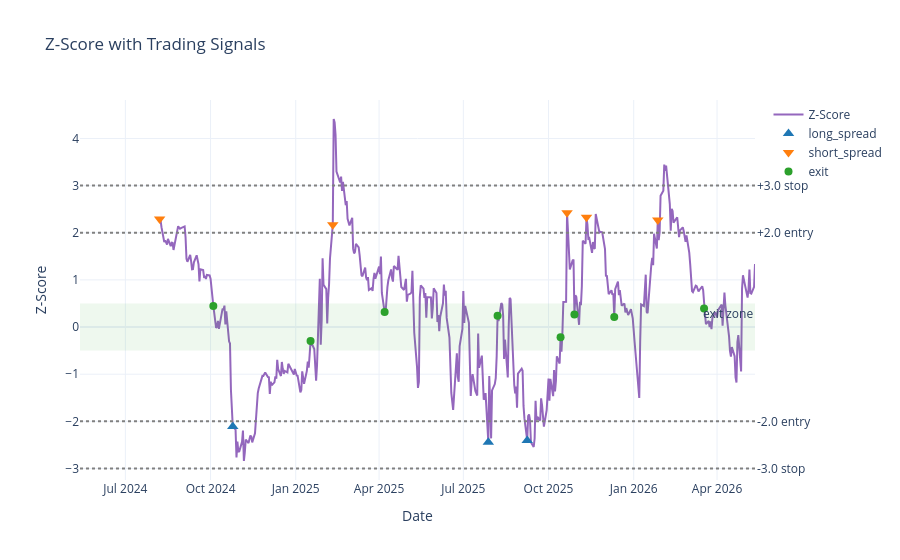

Notebook cell for this chart:
### Code cell
plot_zscore(signals_d, PARAMS['z_entry'], PARAMS['z_exit'], PARAMS['z_stop']).show()

### Figure 1 — Plotly figure (JSON) as saved in the notebook; plotly's stock layout.template omitted (floating-point values rounded to 4 significant figures; data arrays with more than 128 entries replaced by an {"elided": "..."} marker saying what was removed)
{"data": [{"line": {"color": "#9467bd"}, "name": "Z-Score", "type": "scatter", "x": {"elided": "501 str values"}, "y": {"elided": "501 float values"}}, {"marker": {"color": "#1f77b4", "size": 10, "symbol": "triangle-up"}, "mode": "markers", "name": "long_spread", "type": "scatter", "x": ["2024-10-25T00:00:00.000000", "2025-07-28T00:00:00.000000", "2025-09-08T00:00:00.000000"], "y": [-2.109, -2.444, -2.405]}, {"marker": {"color": "#ff7f0e", "size": 10, "symbol": "triangle-down"}, "mode": "markers", "name": "short_spread", "type": "scatter", "x": ["2024-08-07T00:00:00.000000", "2025-02-10T00:00:00.000000", "2025-10-21T00:00:00.000000", "2025-11-11T00:00:00.000000", "2026-01-27T00:00:00.000000"], "y": [2.29, 2.167, 2.424, 2.33, 2.271]}, {"marker": {"color": "#2ca02c", "size": 8, "symbol": "circle"}, "mode": "markers", "name": "exit", "type": "scatter", "x": ["2024-10-04T00:00:00.000000", "2025-01-17T00:00:00.000000", "2025-04-07T00:00:00.000000", "2025-08-07T00:00:00.000000", "2025-10-14T00:00:00.000000", "2025-10-29T00:00:00.000000", "2025-12-11T00:00:00.000000", "2026-03-18T00:00:00.000000"], "y": [0.4484, -0.2962, 0.3174, 0.2412, -0.2177, 0.2644, 0.2105, 0.3935]}], "layout": {"annotations": [{"showarrow": false, "text": "+2.0 entry", "x": 1, "xanchor": "left", "xref": "x domain", "y": 2, "yanchor": "middle", "yref": "y"}, {"showarrow": false, "text": "-2.0 entry", "x": 1, "xanchor": "left", "xref": "x domain", "y": -2, "yanchor": "middle", "yref": "y"}, {"showarrow": false, "text": "+3.0 stop", "x": 1, "xanchor": "left", "xref": "x domain", "y": 3, "yanchor": "middle", "yref": "y"}, {"showarrow": false, "text": "-3.0 stop", "x": 1, "xanchor": "left", "xref": "x domain", "y": -3, "yanchor": "middle", "yref": "y"}, {"showarrow": false, "text": "exit zone", "x": 1, "xanchor": "right", "xref": "x domain", "y": 0.5, "yanchor": "top", "yref": "y"}], "hovermode": "x unified", "shapes": [{"line": {"color": "gray", "dash": "dot"}, "type": "line", "x0": 0, "x1": 1, "xref": "x domain", "y0": 2, "y1": 2, "yref": "y"}, {"line": {"color": "gray", "dash": "dot"}, "type": "line", "x0": 0, "x1": 1, "xref": "x domain", "y0": -2, "y1": -2, "yref": "y"}, {"line": {"color": "gray", "dash": "dot"}, "type": "line", "x0": 0, "x1": 1, "xref": "x domain", "y0": 3, "y1": 3, "yref": "y"}, {"line": {"color": "gray", "dash": "dot"}, "type": "line", "x0": 0, "x1": 1, "xref": "x domain", "y0": -3, "y1": -3, "yref": "y"}, {"fillcolor": "rgba(44,160,44,0.08)", "line": {"width": 0}, "type": "rect", "x0": 0, "x1": 1, "xref": "x domain", "y0": -0.5, "y1": 0.5, "yref": "y"}], "title": {"text": "Z-Score with Trading Signals"}, "xaxis": {"title": {"text": "Date"}}, "yaxis": {"title": {"text": "Z-Score"}}}}
